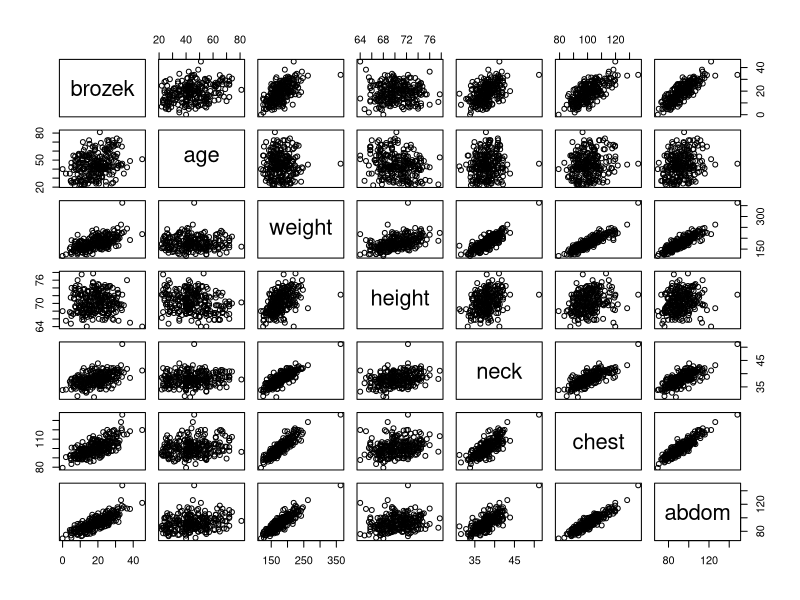
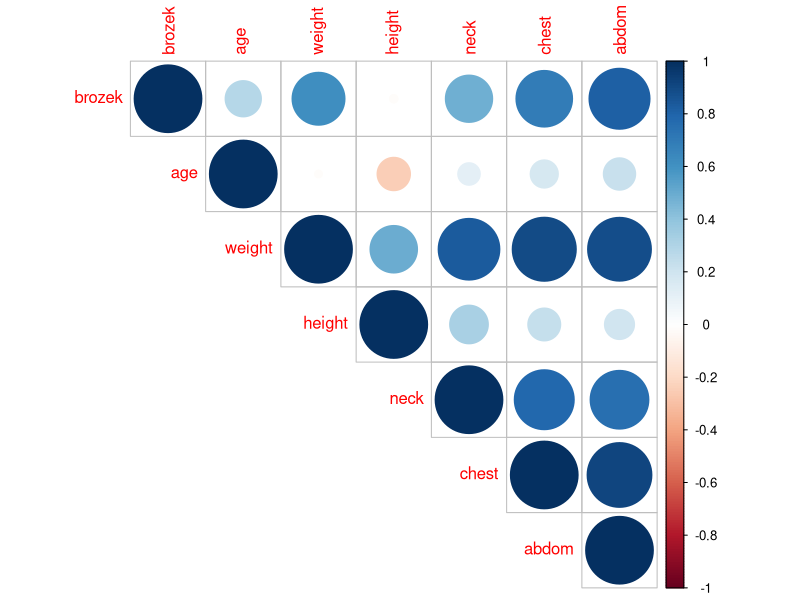
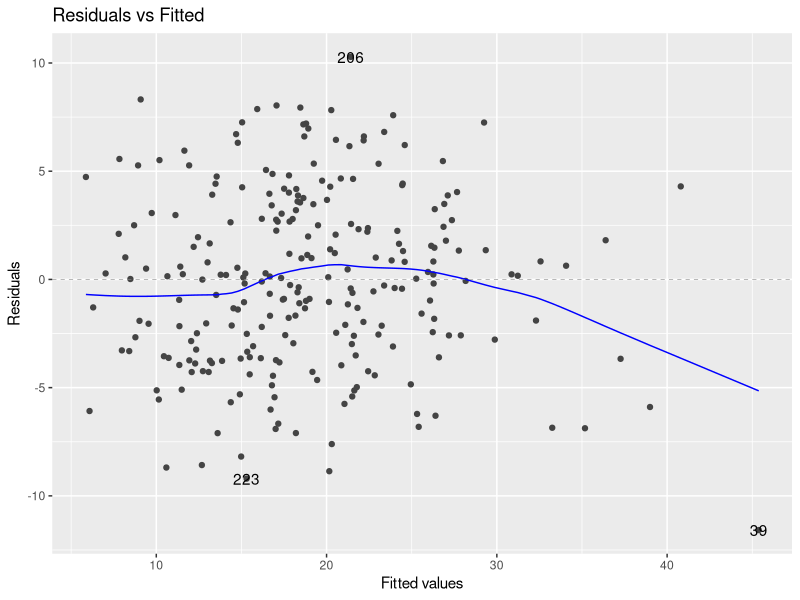
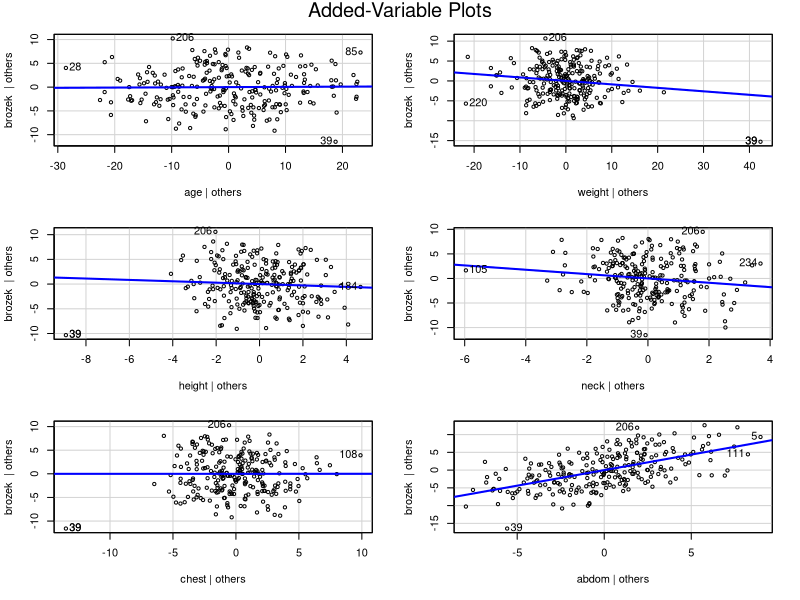
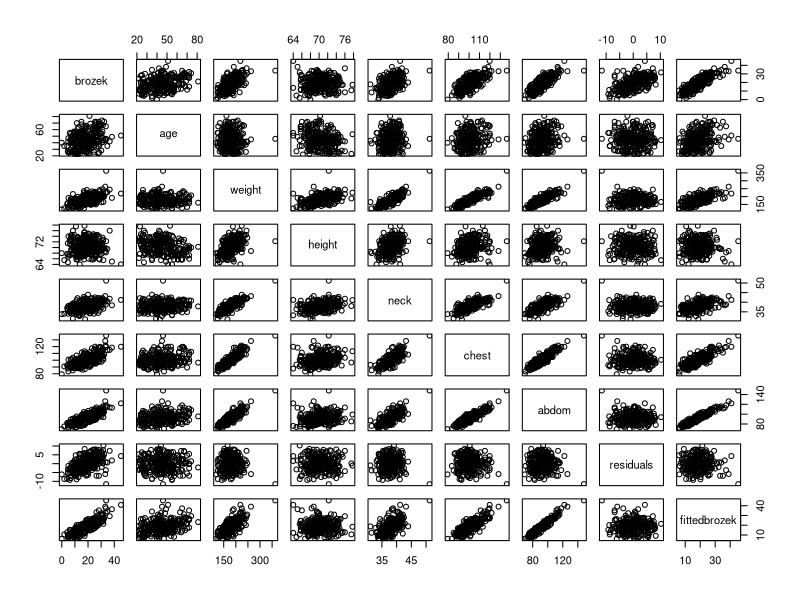
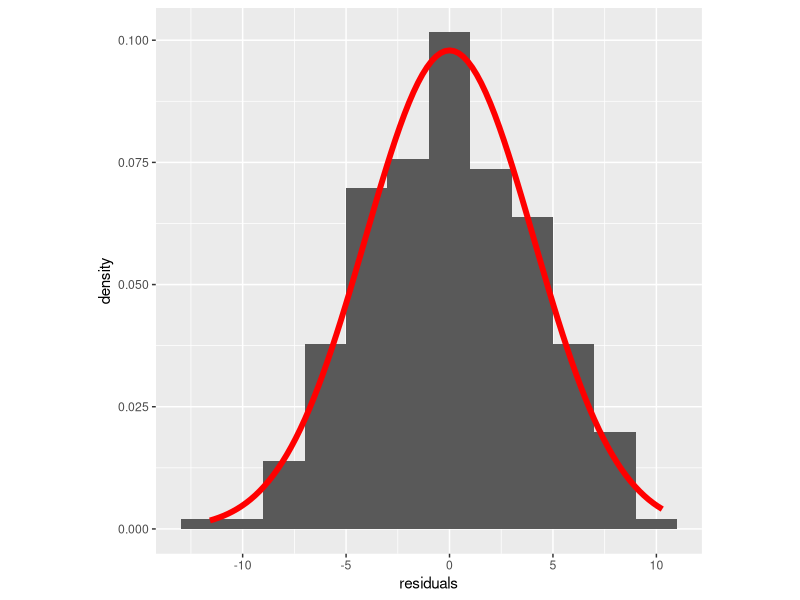
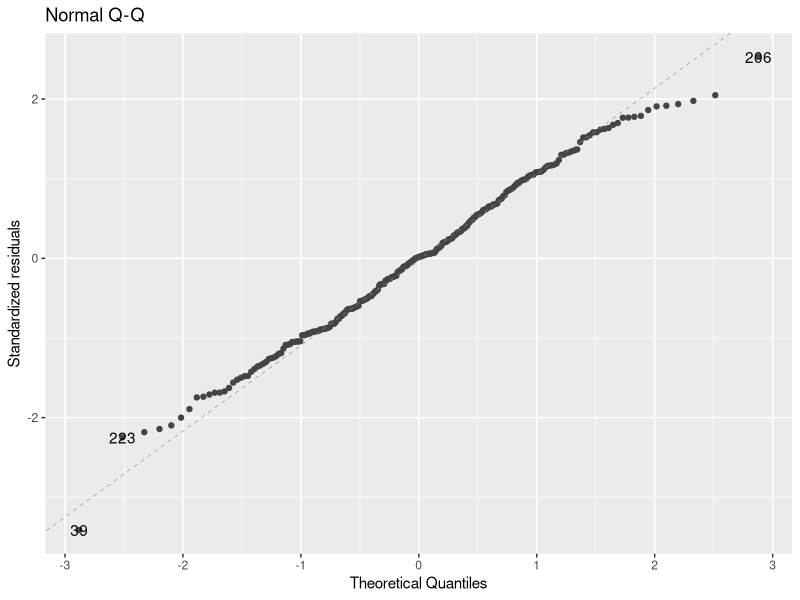
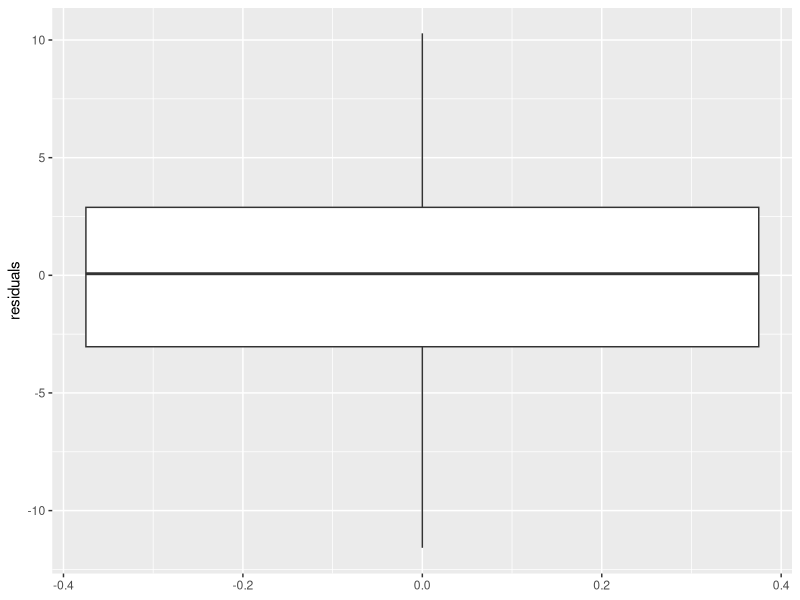

Write R code to recreate these figures, in order.
## ---- chunk 1
# load packages here
library(tidyverse)
library(ggfortify)  # plot lm objects using ggplot instead of base R
library(car)  # needed for added-variable plots and dfbetas and dffits
library(corrplot)  # colored correlation matrix
library(gridExtra)  # NEW PACKAGE for putting multiple ggplots in one plot
## ---- chunk 2
bodyfat <- read_table("BodyFat.txt") %>% select(-c('row'))
head(bodyfat)
## ---- chunk 3
# your code here
pairs(bodyfat)
## ---- chunk 4
corrplot(cor(bodyfat), type = "upper")
## ---- chunk 5
bodyfat_lm <- lm(brozek ~ ., data = bodyfat)

summary(bodyfat_lm)

bodyfat$residuals <- bodyfat_lm$residuals
bodyfat$fittedbrozek <- bodyfat_lm$fitted.values

## ---- chunk 6
# residual vs. predictor plots
(bodyfat_resid_fitted_plot <- autoplot(bodyfat_lm, which = 1, ncol = 1, nrow = 1))

## ---- chunk 7
# partial regression plots
avPlots(bodyfat_lm)
## ---- chunk 8
# one other plot of your choice
pairs(bodyfat)

## ---- chunk 9
# Diagnostic 1
shapiro.test(bodyfat$brozek)
## ---- chunk 10
# Diagnostic 2
bodyfat_hist <- ggplot(data = bodyfat) + 
  # when using this code for future data sets, make sure to change the binwidth
  geom_histogram(mapping = aes(x = residuals, y = ..density..), 
                 binwidth = 2) +
  # stat_function() overlays the red normal curve on the histogram
  stat_function(fun = dnorm, 
                color = "red", 
                size = 2,
                args = list(mean = mean(bodyfat$residuals), 
                            sd = sd(bodyfat$residuals))) +
  theme(aspect.ratio = 1)
bodyfat_hist
## ---- chunk 11
# Diagnostic 3
autoplot(bodyfat_lm, which = 2, ncol = 1, nrow = 1)
## ---- chunk 12
# Diagnostic 4
ggplot(data = bodyfat, mapping = aes(y = residuals)) +
  geom_boxplot()
## ---- chunk 13
# your code here
bodyfat_resid_fitted_plot
## ---- chunk 14
# Cook's Distance
bodyfat$cooksd <- cooks.distance(bodyfat_lm)

# plot Cook's distance against the observation number
ggplot(data = bodyfat) + 
  geom_point(mapping = aes(x = as.numeric(rownames(bodyfat)), 
                           y = cooksd)) +
  ylab("Cook's Distance") +
  xlab("Observation Number") +
  geom_hline(mapping = aes(yintercept = 4 / length(cooksd)),
             color = "red", 
             linetype = "dashed") +
  theme(aspect.ratio = 1)

# print a list of potential outliers according to Cook's distance
bodyfat %>% 
  mutate(rowNum = row.names(bodyfat)) %>%  # save original row numbers 
  filter(cooksd > 4 / length(cooksd)) %>%  # select potential outliers
  arrange(desc(cooksd))  # order from largest Cook's distance to smallest
## ---- chunk 15
# DFBETAS
# Age
bodyfat$dfbetas_age <- as.vector(dfbetas(bodyfat_lm)[, "age"])
# plot the DFBETAS against the observation number
dfbetas_plot_age <- ggplot(data = bodyfat) + 
  geom_point(mapping = aes(x = as.numeric(rownames(bodyfat)), 
                           y = abs(dfbetas_age))) +
  ylab("Abs(DFBETAS) for age") +
  xlab("Observation Number") +
  # for n > 30
  geom_hline(mapping = aes(yintercept = 2 / sqrt(length(dfbetas_age))),
             color = "red", 
             linetype = "dashed") + 
  # for n <= 30
  geom_hline(mapping = aes(yintercept = 1),
             color = "red", 
             linetype = "dashed") +
  theme(aspect.ratio = 1)

# Weight
bodyfat$dfbetas_weight <- as.vector(dfbetas(bodyfat_lm)[, "weight"])
# plot the DFBETAS against the observation number
dfbetas_plot_weight <- ggplot(data = bodyfat) + 
  geom_point(mapping = aes(x = as.numeric(rownames(bodyfat)), 
                           y = abs(dfbetas_weight))) +
  ylab("Abs(DFBETAS) for weight") +
  xlab("Observation Number") +
  # for n > 30
  geom_hline(mapping = aes(yintercept = 2 / sqrt(length(dfbetas_weight))),
             color = "red", 
             linetype = "dashed") + 
  # for n <= 30
  geom_hline(mapping = aes(yintercept = 1),
             color = "red", 
             linetype = "dashed") +
  theme(aspect.ratio = 1)

# Height
bodyfat$dfbetas_height <- as.vector(dfbetas(bodyfat_lm)[, "height"])
# plot the DFBETAS against the observation number
dfbetas_plot_height <- ggplot(data = bodyfat) + 
  geom_point(mapping = aes(x = as.numeric(rownames(bodyfat)), 
                           y = abs(dfbetas_height))) +
  ylab("Abs(DFBETAS) for height") +
  xlab("Observation Number") +
  # for n > 30
  geom_hline(mapping = aes(yintercept = 2 / sqrt(length(dfbetas_height))),
             color = "red", 
             linetype = "dashed") + 
  # for n <= 30
  geom_hline(mapping = aes(yintercept = 1),
             color = "red", 
             linetype = "dashed") +
  theme(aspect.ratio = 1)

# Neck
bodyfat$dfbetas_neck <- as.vector(dfbetas(bodyfat_lm)[, "neck"])
# plot the DFBETAS against the observation number
dfbetas_plot_neck <- ggplot(data = bodyfat) + 
  geom_point(mapping = aes(x = as.numeric(rownames(bodyfat)), 
                           y = abs(dfbetas_neck))) +
  ylab("Abs(DFBETAS) for neck") +
  xlab("Observation Number") +
  # for n > 30
  geom_hline(mapping = aes(yintercept = 2 / sqrt(length(dfbetas_neck))),
             color = "red", 
             linetype = "dashed") + 
  # for n <= 30
  geom_hline(mapping = aes(yintercept = 1),
             color = "red", 
             linetype = "dashed") +
  theme(aspect.ratio = 1)

# Chest
bodyfat$dfbetas_chest <- as.vector(dfbetas(bodyfat_lm)[, "chest"])
# plot the DFBETAS against the observation number
dfbetas_plot_chest <- ggplot(data = bodyfat) + 
  geom_point(mapping = aes(x = as.numeric(rownames(bodyfat)), 
                           y = abs(dfbetas_chest))) +
  ylab("Abs(DFBETAS) for chest") +
  xlab("Observation Number") +
  # for n > 30
  geom_hline(mapping = aes(yintercept = 2 / sqrt(length(dfbetas_chest))),
             color = "red", 
             linetype = "dashed") + 
  # for n <= 30
  geom_hline(mapping = aes(yintercept = 1),
             color = "red", 
             linetype = "dashed") +
  theme(aspect.ratio = 1)

# Abdom
bodyfat$dfbetas_abdom <- as.vector(dfbetas(bodyfat_lm)[, "abdom"])
# plot the DFBETAS against the observation number
dfbetas_plot_abdom <- ggplot(data = bodyfat) + 
  geom_point(mapping = aes(x = as.numeric(rownames(bodyfat)), 
                           y = abs(dfbetas_abdom))) +
  ylab("Abs(DFBETAS) for abdom") +
  xlab("Observation Number") +
  # for n > 30
  geom_hline(mapping = aes(yintercept = 2 / sqrt(length(dfbetas_abdom))),
             color = "red", 
             linetype = "dashed") + 
  # for n <= 30
  geom_hline(mapping = aes(yintercept = 1),
             color = "red", 
             linetype = "dashed") +
  theme(aspect.ratio = 1)

#Plot all DFBETAS
grid.arrange(dfbetas_plot_age, 
             dfbetas_plot_weight,
             dfbetas_plot_height,
             dfbetas_plot_neck,
             dfbetas_plot_chest,
             dfbetas_plot_abdom,
             nrow = 2)
## ---- chunk 16
# DFFITS
bodyfat$dffits <- dffits(bodyfat_lm)

# plot the DFFITS against the observation number
ggplot(data = bodyfat) + 
  geom_point(mapping = aes(x = as.numeric(rownames(bodyfat)), 
                           y = abs(dffits))) +
  ylab("Absolute Value of DFFITS for brozek") +
  xlab("Observation Number") +
  # for n > 30
  geom_hline(mapping = aes(yintercept = 2 * sqrt(length(bodyfat_lm$coefficients) /
                                                   length(dffits))),
             color = "red", 
             linetype = "dashed")+
  theme(aspect.ratio = 1)
## ---- chunk 17
# your code here
vif(bodyfat_lm)
